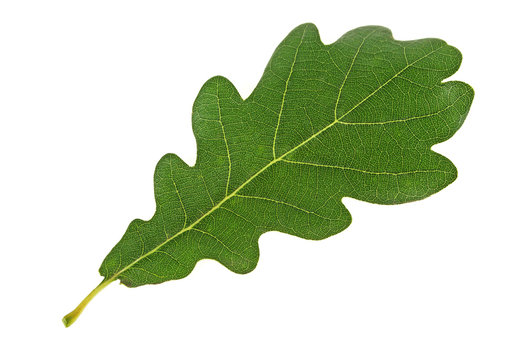
#> input picture sample/quercus.tif, 526 x 351 px, given in place of quercus.jpg, which was not available
$ jupyter execute mask.ipynb
#> lines starting #> are read from the running program, lines starting #| are printed output that depends on the picture; after the words box and inside, x2 and y2 are one past the last pixel; in counts of white or black regions, pixels touching at a corner belong together; pictures that were not available may be replaced by others from this repository, and a replacement may not be noted
[cell 1]
import cv2
import numpy as np
import skimage.exposure
import matplotlib.pyplot as plt

[cell 2]
img = cv2.imread(r"C:\Users\ASUS\Downloads\quercus.jpg")
#> img is the input picture: shape (351, 526, 3); mean B, G, R 189.7, 214.8, 203.4
hsv = cv2.cvtColor(img,cv2.COLOR_BGR2HSV)
#> hsv: shape (351, 526, 3); mean H, S, V 15.3, 53.8, 214.9
# threshold using inRange
range1 = (36,0,0)
range2 = (86,255,255)
mask = cv2.inRange(hsv,range1,range2)
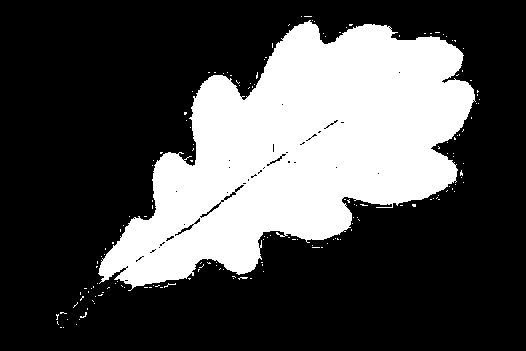
#> mask: shape (351, 526); 29.9% white; 166 white regions (165 under 20 px), largest, box (x1, y1, x2, y2) and area: (98, 20, 476, 291) 54838

res = cv2.bitwise_and(img, img, mask=mask)
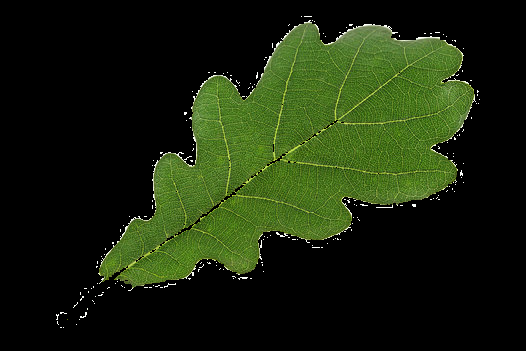
#> res: shape (351, 526, 3); mean B, G, R 12.4, 36.7, 25.3

# antialias mask
mask = cv2.GaussianBlur(mask, (0,0), sigmaX=3, sigmaY=3, borderType = cv2.BORDER_DEFAULT)
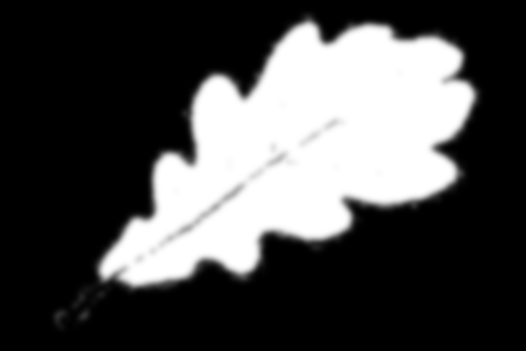
#> mask: shape (351, 526); min 0, max 255, mean 76.4
mask = skimage.exposure.rescale_intensity(mask, in_range=(127.5,255), out_range=(0,255))
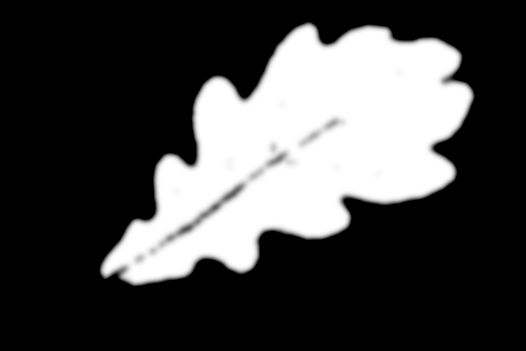
#> mask: shape (351, 526) float64; min 0, max 255, mean 71.1

result = img.copy()
result[mask==0] = (255,255,255)
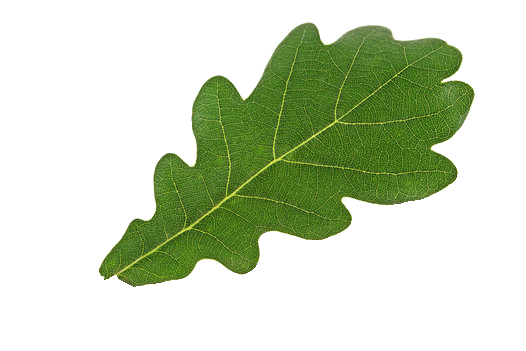
#> result: shape (351, 526, 3); 3.41% of pixels changed, all inside (x1, y1, x2, y2) = (56, 16, 480, 328)
plt.imshow(result)

# write result to disk
cv2.imwrite("mask2.png", mask)
cv2.imwrite("acersmall_bg2white.jpg", result)
#> Out = True

$ run again, with sample/ulmus carpinifolia.tif copied over sample/quercus.tif
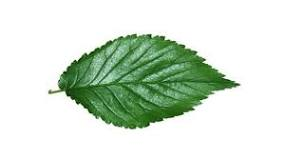
#> input picture sample/ulmus carpinifolia.tif, 282 x 157 px, given in place of quercus.jpg, which was not available
#> img is the input picture: shape (157, 282, 3); mean B, G, R 210.3, 224.8, 211.2
#> hsv: shape (157, 282, 3); mean H, S, V 20.4, 30.7, 224.9
#> `mask = cv2.inRange(hsv,range1,range2)`:
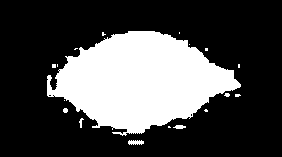
#> mask: shape (157, 282); 28.9% white; 18 white regions (13 under 20 px), largest, box (x1, y1, x2, y2) and area: (47, 31, 241, 136) 12537, (128, 140, 144, 145) 62, (173, 125, 186, 129) 38, (79, 118, 84, 128) 24, (63, 108, 68, 113) 21
#> `mask = skimage.exposure.rescale_intensity(mask, in_range=(127.5,255), ..`:
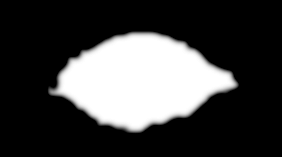
#> mask: shape (157, 282) float64; min 0, max 255, mean 65.2
#> result: shape (157, 282, 3); 6.55% of pixels changed, all inside (x1, y1, x2, y2) = (40, 24, 248, 145)
#> Out = True
